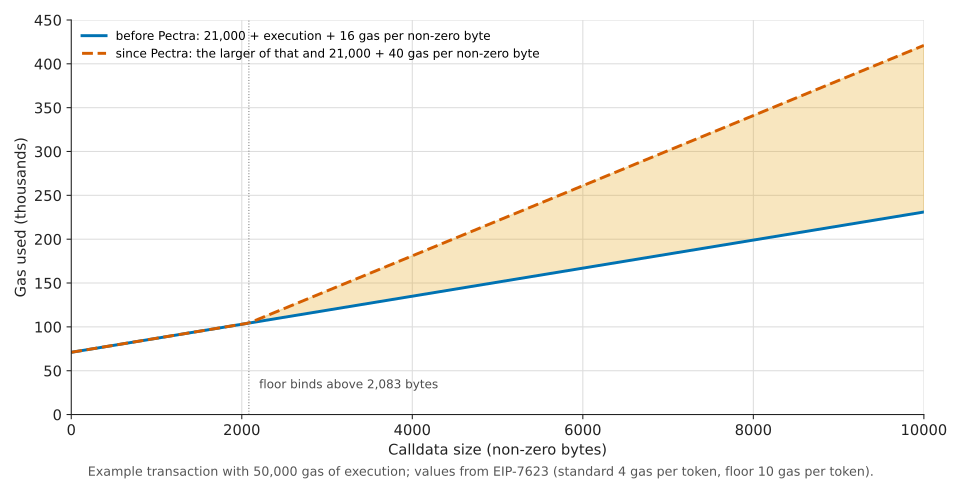

Here is the Python script that generated this plot:
"""Gas of a transaction against its calldata size, before and after the EIP-7623 floor (Pectra).
Illustrative transaction: 50,000 gas of execution, calldata made only of non-zero bytes."""
import os, sys
sys.path.insert(0, os.path.expanduser("~/.claude/skills/create-plot"))
import plotstyle as ps
import numpy as np

EXEC = 50_000          # execution gas of the example transaction
n = np.arange(0, 10_001, 50)                    # non-zero calldata bytes
before = 21_000 + 16 * n + EXEC                 # 4 tokens per byte x 4 gas
floor = 21_000 + 40 * n                         # 4 tokens per byte x 10 gas
after = np.maximum(before, floor)
cross = EXEC / 24                               # 40 n = 16 n + EXEC

ps.apply()
fig, ax = ps.figure()
c0, ls0, _ = ps.style(0)
c1, ls1, _ = ps.style(1)
ax.plot(n, before / 1e3, color=c0, linestyle=ls0, label="before Pectra: 21,000 + execution + 16 gas per non-zero byte")
ax.plot(n, after / 1e3, color=c1, linestyle=ls1, label="since Pectra: the larger of that and 21,000 + 40 gas per non-zero byte")
ax.fill_between(n, before / 1e3, after / 1e3, where=n >= cross, color=ps.color("orange"), alpha=0.25)
ax.legend(loc="upper left", fontsize=9, frameon=False)
ax.axvline(cross, color="0.5", linewidth=0.8, linestyle=":")
ax.text(cross + 120, 30, f"floor binds above {cross:,.0f} bytes", fontsize=9, color="0.3")
ax.set_xlabel("Calldata size (non-zero bytes)")
ax.set_ylabel("Gas used (thousands)")
ax.set_xlim(0, 10_000)
ax.set_ylim(0, 450)
ps.caption(fig, "Example transaction with 50,000 gas of execution; values from EIP-7623 (standard 4 gas per token, floor 10 gas per token).")
ps.save(fig, __file__)
